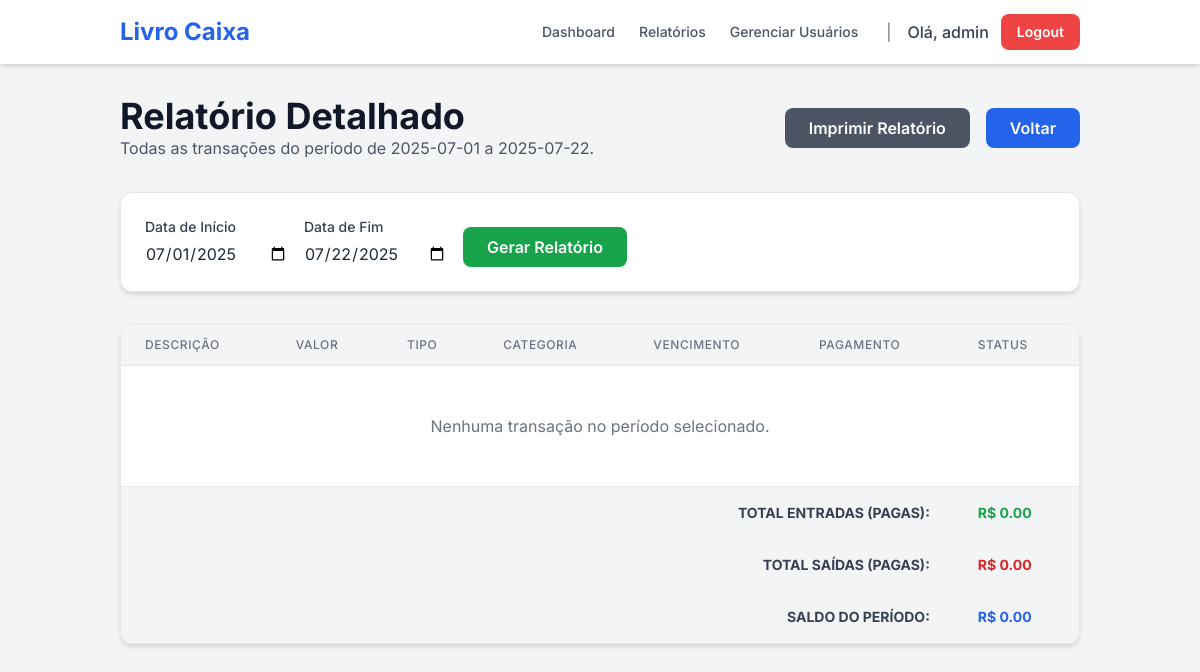
Page /reports/detailed (signed in) on the earlier database version.
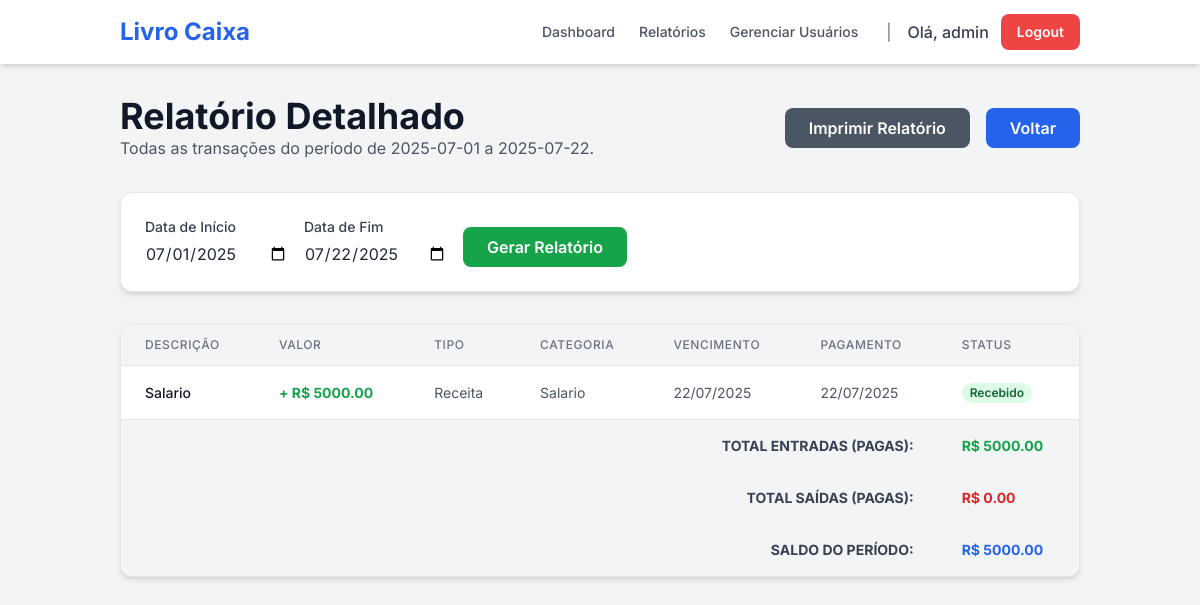
Same page on the later database version.
### tables this page shows
CREATE TABLE transactions (
    id INTEGER PRIMARY KEY AUTOINCREMENT,
    user_id INTEGER NOT NULL,
    description TEXT NOT NULL,
    amount REAL NOT NULL,
    type TEXT NOT NULL, -- 'receita' ou 'despesa'
    category TEXT NOT NULL,
    date TEXT, -- Data do pagamento/recebimento
    due_date TEXT NOT NULL, -- Data de vencimento
    status TEXT NOT NULL, -- 'pago', 'recebido', 'pendente'
    client_supplier TEXT,
    FOREIGN KEY (user_id) REFERENCES users (id)
);

### app.py (the view)
@app.route('/reports/detailed', methods=['GET'])
@login_required
def detailed_report():
    db = get_db()
    user_id = session['user_id']
    today = datetime.now()
    start_date_str = request.args.get('start_date', today.replace(day=1).strftime('%Y-%m-%d'))
    end_date_str = request.args.get('end_date', today.strftime('%Y-%m-%d'))
    start_date = parse_date(start_date_str)
    end_date = parse_date(end_date_str)
    report_transactions = []
    if start_date and end_date:
        end_date_inclusive = end_date.replace(hour=23, minute=59, second=59)
        transactions_from_db = db.execute(
            "SELECT * FROM transactions WHERE user_id = ? AND ( (date >= ? AND date <= ?) OR (due_date >= ? AND due_date <= ?) ) ORDER BY due_date",
            (user_id, start_date_str, end_date_str, start_date_str, end_date_str)
        ).fetchall()
        for tx_row in transactions_from_db:
            tx_dict = dict(tx_row)
            tx_dict['date'] = parse_date(tx_dict['date'])
            tx_dict['due_date'] = parse_date(tx_dict['due_date'])
            report_transactions.append(tx_dict)
    total_income = sum(t['amount'] for t in report_transactions if t['type'] == 'receita' and t['status'] in ['pago', 'recebido'])
    total_expense = sum(t['amount'] for t in report_transactions if t['type'] == 'despesa' and t['status'] in ['pago', 'recebido'])
    balance = total_income - total_expense
    return render_template(
        'detailed_report.html',
        start_date=start_date_str,
        end_date=end_date_str,
        transactions=report_transactions,
        total_income=total_income,
        total_expense=total_expense,
        balance=balance
    )

### app.py (called while the page is built)
def get_db():
    db = getattr(g, '_database', None)
    if db is None:
        db = g._database = sqlite3.connect(DATABASE)
        db.row_factory = sqlite3.Row
    return db

@app.teardown_appcontext
def close_connection(exception):
    db = getattr(g, '_database', None)
    if db is not None:
        db.close()

def parse_date(date_val):
    if isinstance(date_val, datetime): return date_val
    if not date_val or not isinstance(date_val, str): return None
    try: return datetime.strptime(date_val, '%Y-%m-%d')
    except (ValueError, TypeError): return None

def login_required(f):
    @wraps(f)
    def decorated_function(*args, **kwargs):
        if 'user_id' not in session:
            flash("Por favor, faça login para acessar esta página.", "warning")
            return redirect(url_for('login'))
        if session['username'] not in [row['username'] for row in get_db().execute('SELECT username FROM users').fetchall()]:
            flash("Sua sessão é inválida. Por favor, faça login novamente.", "danger")
            session.clear()
            return redirect(url_for('login'))
        return f(*args, **kwargs)
    return decorated_function

### templates/detailed_report.html (shortened to what this page needs)
{% extends "layout.html" %}
{% block content %}
<header class="mb-8 flex justify-between items-center">
    <div>
        <h1 class="text-4xl font-bold text-gray-900">Relatório Detalhado</h1>
        <p class="text-gray-600">Todas as transações do período de {{ start_date }} a {{ end_date }}.</p>
    </div>
    <div class="noprint flex gap-4">
        <button onclick="window.print()" class="bg-gray-600 text-white font-semibold py-2 px-6 rounded-lg hover:bg-gray-700 transition duration-300">
            Imprimir Relatório
        </button>
        <a href="{{ url_for('reports') }}" class="bg-blue-600 text-white font-semibold py-2 px-6 rounded-lg hover:bg-blue-700 transition duration-300">
            Voltar
        </a>
    </div>
</header>
<section class="bg-white p-6 rounded-xl shadow-md mb-8 border border-gray-200 noprint">
    <form method="get" action="{{ url_for('detailed_report') }}">
        <div class="flex flex-col md:flex-row items-center gap-4">
            <div>
                <label for="start_date" class="block text-sm font-medium text-gray-700">Data de Início</label>
                <input type="date" name="start_date" id="start_date" value="{{ start_date }}" class="mt-1 border-gray-300 rounded-lg focus:ring-blue-500 focus:border-blue-500">
            </div>
            <div>
                <label for="end_date" class="block text-sm font-medium text-gray-700">Data de Fim</label>
                <input type="date" name="end_date" id="end_date" value="{{ end_date }}" class="mt-1 border-gray-300 rounded-lg focus:ring-blue-500 focus:border-blue-500">
            </div>
            <div class="self-end">
                <button type="submit" class="bg-green-600 text-white font-semibold py-2 px-6 rounded-lg hover:bg-green-700 transition duration-300">Gerar Relatório</button>
            </div>
        </div>
    </form>
</section>
<section class="bg-white rounded-xl shadow-md border border-gray-200 overflow-hidden">
    <div class="overflow-x-auto">
        <table class="min-w-full divide-y divide-gray-200">
            <thead class="bg-gray-100">
                <tr>
                    <th class="px-6 py-3 text-left text-xs font-medium text-gray-500 uppercase tracking-wider">Descrição</th>
                    <th class="px-6 py-3 text-left text-xs font-medium text-gray-500 uppercase tracking-wider">Valor</th>
                    <th class="px-6 py-3 text-left text-xs font-medium text-gray-500 uppercase tracking-wider">Tipo</th>
                    <th class="px-6 py-3 text-left text-xs font-medium text-gray-500 uppercase tracking-wider">Categoria</th>
                    <th class="px-6 py-3 text-left text-xs font-medium text-gray-500 uppercase tracking-wider">Vencimento</th>
                    <th class="px-6 py-3 text-left text-xs font-medium text-gray-500 uppercase tracking-wider">Pagamento</th>
                    <th class="px-6 py-3 text-left text-xs font-medium text-gray-500 uppercase tracking-wider">Status</th>
                </tr>
            </thead>
            <tbody class="bg-white divide-y divide-gray-200">
                {% for tx in transactions %}
                <tr>
                    <td class="px-6 py-4 whitespace-nowrap text-sm font-medium text-gray-900">{{ tx.description }}</td>
                    <td class="px-6 py-4 whitespace-nowrap text-sm font-bold {{ 'text-green-600' if tx.type == 'receita' else 'text-red-600' }}">
                        {{ '+ ' if tx.type == 'receita' else '- ' }}R$ {{ "%.2f"|format(tx.amount) }}
                    </td>
                    <td class="px-6 py-4 whitespace-nowrap text-sm text-gray-600">{{ tx.type|capitalize }}</td>
                    <td class="px-6 py-4 whitespace-nowrap text-sm text-gray-600">{{ tx.category }}</td>
                    <td class="px-6 py-4 whitespace-nowrap text-sm text-gray-600">{{ tx.due_date.strftime('%d/%m/%Y') if tx.due_date else 'N/A' }}</td>
                    <td class="px-6 py-4 whitespace-nowrap text-sm text-gray-600">{{ tx.date.strftime('%d/%m/%Y') if tx.date else '---' }}</td>
                    <td class="px-6 py-4 whitespace-nowrap text-sm">
                        <span class="px-2 inline-flex text-xs leading-5 font-semibold rounded-full
                            {{ 'bg-green-100 text-green-800' if tx.status in ['pago', 'recebido'] else 'bg-yellow-100 text-yellow-800' }}">
                            {{ tx.status|capitalize }}
                        </span>
                    </td>
                </tr>
                {% else %}
                <tr>
                    <td colspan="7" class="px-6 py-12 text-center text-gray-500">Nenhuma transação no período selecionado.</td>
                </tr>
                {% endfor %}
            </tbody>
            <tfoot class="bg-gray-100">
                <tr>
                    <td colspan="6" class="px-6 py-4 text-right text-sm font-bold text-gray-700 uppercase">Total Entradas (Pagas):</td>
                    <td class="px-6 py-4 text-left text-sm font-bold text-green-600">R$ {{ "%.2f"|format(total_income) }}</td>
                </tr>
                <tr>
                    <td colspan="6" class="px-6 py-4 text-right text-sm font-bold text-gray-700 uppercase">Total Saídas (Pagas):</td>
                    <td class="px-6 py-4 text-left text-sm font-bold text-red-600">R$ {{ "%.2f"|format(total_expense) }}</td>
                </tr>
                <tr>
                    <td colspan="6" class="px-6 py-4 text-right text-sm font-bold text-gray-700 uppercase">Saldo do Período:</td>
                    <td class="px-6 py-4 text-left text-sm font-bold {{ 'text-blue-600' if balance >= 0 else 'text-orange-600' }}">R$ {{ "%.2f"|format(balance) }}</td>
                </tr>
            </tfoot>
        </table>
    </div>
</section>
{% endblock %}

### templates/layout.html (shortened to what this page needs)
<!DOCTYPE html>
<html lang="pt-br">
<head>
    <script src="https://cdn.tailwindcss.com"></script>
</head>
<body class="bg-gray-100 text-gray-800">
    <nav class="bg-white shadow-md noprint">
        <div class="container mx-auto px-4 sm:px-6 lg:px-8">
            <div class="flex items-center justify-between h-16">
                <div class="flex items-center">
                    <a href="{{ url_for('index') }}" class="text-2xl font-bold text-blue-600">Livro Caixa</a>
                </div>
                <div class="flex items-center">
                    {% if session.username %}
                        <a href="{{ url_for('index') }}" class="text-gray-600 hover:text-blue-600 px-3 py-2 rounded-md text-sm font-medium">Dashboard</a>
                        <a href="{{ url_for('reports') }}" class="text-gray-600 hover:text-blue-600 px-3 py-2 rounded-md text-sm font-medium">Relatórios</a>
                        {% if session.role == 'admin' %}
                        <a href="{{ url_for('manage_users') }}" class="text-gray-600 hover:text-blue-600 px-3 py-2 rounded-md text-sm font-medium">Gerenciar Usuários</a>
                        {% endif %}
                        <span class="text-gray-500 mx-4">|</span>
                        <span class="text-gray-700 font-medium mr-3">Olá, {{ session.username }}</span>
                        <a href="{{ url_for('logout') }}" class="bg-red-500 text-white font-semibold py-2 px-4 rounded-lg hover:bg-red-600 transition duration-300 text-sm">Logout</a>
                    {% else %}
                        <a href="{{ url_for('login') }}" class="bg-blue-600 text-white font-semibold py-2 px-4 rounded-lg hover:bg-blue-700 transition duration-300 text-sm">Login</a>
                    {% endif %}
                </div>
            </div>
        </div>
    </nav>
    <main class="container mx-auto p-4 md:p-8">
        {% block content %}{% endblock %}
    </main>
</body>
</html>

### templates/layout.html (style rules this page uses)
body { font-family: 'Inter', sans-serif; }

Differences in the rows shown:
added transactions: description "Salario", type "+", amount "5000.00", type "Receita", category "Salario", due_date "22/07/2025", date "22/07/2025", status "Recebido"
Other differences:
{{ "%.2f"|format(total_income) }}: "0.00" → "5000.00"
{{ "%.2f"|format(balance) }}: "0.00" → "5000.00"
text no longer shown: "Nenhuma transação no período selecionado."
